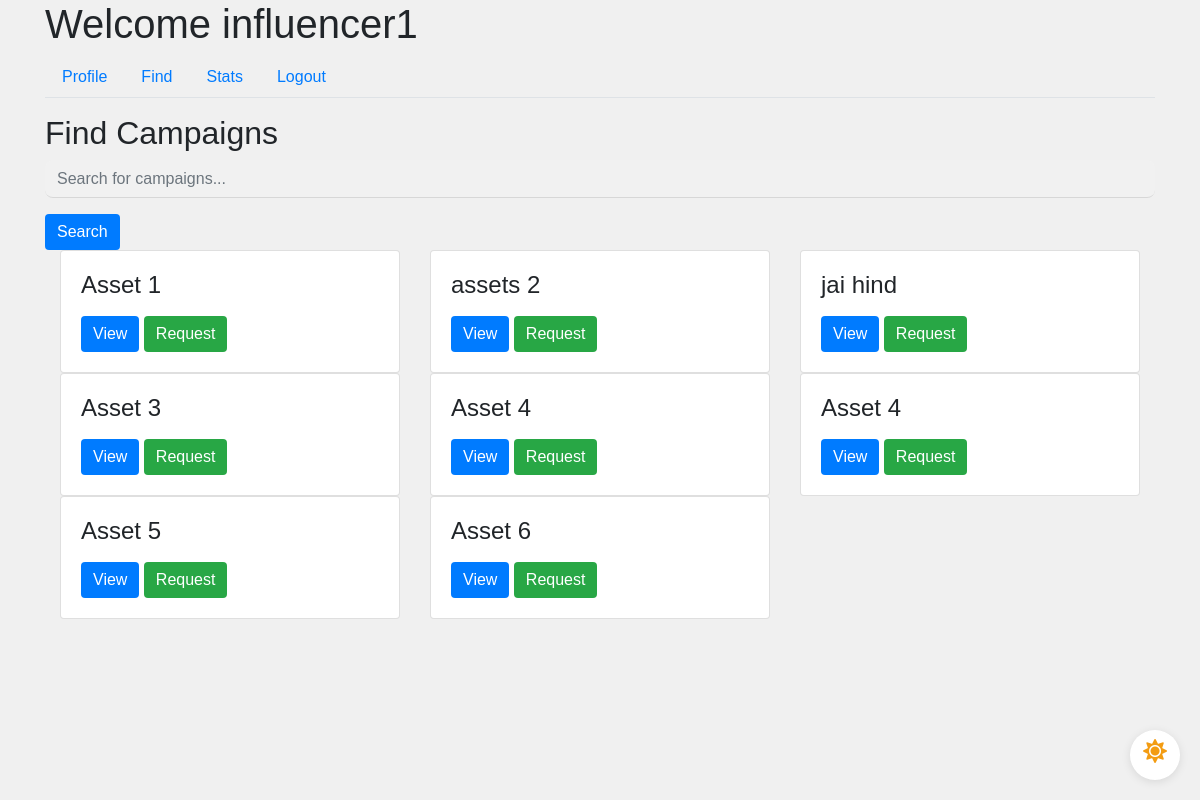
Page /influencer/find (signed in) on the committed database.
### app/models.py (models this page shows, shortened)
class User(UserMixin, db.Model):
    id = db.Column(db.Integer, primary_key=True)
    username = db.Column(db.String(64), unique=True, nullable=False)
    email = db.Column(db.String(120), unique=True, nullable=False)
    password_hash = db.Column(db.String(128), nullable=False)
    role = db.Column(db.String(20), nullable=False)
    industry = db.Column(db.String(120))  # For Sponsors
    platforms = db.Column(db.Text)  # For Influencers
    category = db.Column(db.String(120))  # For Influencers
    niche = db.Column(db.String(120))  # For Influencers
    profile_pic = db.Column(db.String(20), nullable=False, default='download.png')
    flag = db.Column(db.Boolean, default=False, nullable=False)  # Add flag column

class Campaign(db.Model):
    id = db.Column(db.Integer, primary_key=True)
    name = db.Column(db.String(100), nullable=False)
    description = db.Column(db.Text, nullable=False)
    budget = db.Column(db.Float, nullable=False)
    visibility = db.Column(db.String(10), nullable=False)  # 'public', 'private'
    start_date = db.Column(db.Date, nullable=False)
    end_date = db.Column(db.Date, nullable=False)
    user_id = db.Column(db.Integer, db.ForeignKey('user.id'), nullable=False)
    ad_requests = db.relationship('AdRequest', backref='campaign', lazy=True)
    flag = db.Column(db.Boolean, default=False, nullable=False)  # Add flag column

### app/routes.py (the view)
@main.route('/influencer/find')
@login_required
def influencer_find():
    if current_user.role == 'influencer':
        search_query = request.args.get('search', '')
        if search_query:
            active_campaigns = Campaign.query.filter(Campaign.name.ilike(f'%{search_query}%')).all()
        else:
            active_campaigns = Campaign.query.all()
        return render_template('influencer_find.html', influencer=current_user, active_campaigns=active_campaigns)
    return redirect(url_for('main.home'))

### app/models.py (called while the page is built)
@login_manager.user_loader
def load_user(user_id):
    return User.query.get(int(user_id))

### app/templates/influencer_find.html (shortened to what this page needs)
{% extends "influencer_dashboard.html" %}
{% block tab_content %}
<h2>Find Campaigns</h2>
<form method="GET" action="{{ url_for('main.influencer_find') }}">
    <div class="form-group">
        <input type="text" name="search" class="form-control" placeholder="Search for campaigns...">
    </div>
    <button type="submit" class="btn btn-primary">Search</button>
</form>
<div class="scrollable-container scrollable-container-custom-height-infl-4">
    <div class="row-container">
        {% for campaign in active_campaigns %}
        <div class="col-md-4">
            <div class="request-box card">
                <div class="card-body">
                    <h4 class="card-title">{{ campaign.name }}</h4>
                    <button class="btn btn-primary" data-toggle="modal" data-target="#campaignModal" data-id="{{ campaign.id }}">View</button>
                    {% if campaign.flag == 0 and current_user.flag == 0 %}
                        <a href="{{ url_for('main.new_ad_request_infl', campaign_id=campaign.id, influencer_id=influencer.id) }}" class="btn btn-success">Request</a>
                    {% endif %}
                </div>
            </div>
        </div>
        {% endfor %}
    </div>
{% endblock %}

### app/templates/influencer_dashboard.html (shortened to what this page needs)
{% extends "base.html" %}
{% block content %}
<div class="dark-mode-toggle">
    <label for="darkSwitch" class="toggle-label">
        <i class="fas fa-sun light-mode-icon"></i>
    </label>
</div>
<h1>Welcome {{ current_user.username }}</h1>
<ul class="nav nav-tabs">
    <li class="nav-item">
        <a class="nav-link" href="{{ url_for('main.influencer_profile') }}">Profile</a>
    </li>
    <li class="nav-item">
        <a class="nav-link" href="{{ url_for('main.influencer_find') }}">Find</a>
    </li>
    <li class="nav-item">
        <a class="nav-link" href="{{ url_for('main.influencer_stats') }}">Stats</a>
    </li>
    <li class="nav-item">
        <a class="nav-link" href="{{ url_for('main.logout') }}">Logout</a>
    </li>
</ul>
<div class="tab-content mt-3">
    {% block tab_content %}{% endblock %}
</div>
{% endblock %}

### app/static/css/styles.css (style rules this page uses)
.scrollable-container { display: flex; flex-direction: column; overflow-y: auto; height: 255px; scroll-snap-type: y mandatory; }
.scrollable-container-custom-height-infl-4 { height: 400px; }
.row-container { display: flex; flex-wrap: wrap; }
body { font-family: 'Arial', sans-serif; background-color: #f0f0f0; margin: 0; padding: 0; transition: background-color 0.3s; }
.form-control { border: none; border-bottom: 1px solid rgba(0, 0, 0, 0.1); background-color: rgba(255, 255, 255, 0.1); border-radius: 8px; color: #333; transition: border-color 0.3s; }
.btn-primary { background-color: #007bff; border: none; }
.btn-success { background-color: #28a745; border: none; }
.dark-mode-toggle { position: fixed; bottom: 20px; right: 20px; width: 50px; height: 50px; border-radius: 50%; background-color: #fff; box-shadow: 0 2px 10px rgba(0, 0, 0, 0.1); display: flex; align-items: center; justify-content: center; cursor: pointer; z-index: 1000; }
.toggle-label { display: flex; align-items: center; justify-content: center; width: 100%; height: 100%; cursor: pointer; position: relative; }
.light-mode-icon, .dark-mode-icon { position: absolute; font-size: 24px; }
.light-mode-icon { color: #f39c12; opacity: 1; transition: opacity 0.3s; }

### rows in the picture
User: username "influencer1"
Campaign: name "Asset 1"
Campaign: name "assets 2"
Campaign: name "jai hind"
Campaign: name "Asset 3"
Campaign: name "Asset 4"
Campaign: name "Asset 4"
Campaign: name "Asset 5"
Campaign: name "Asset 6"
